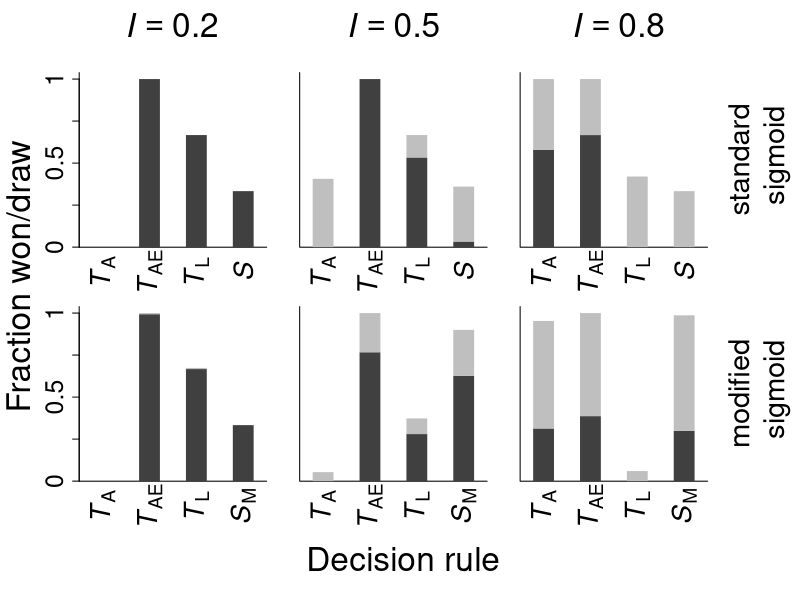

The R source for this figure:
x11(width=10,height=7)

axcex <- 2.25
par(mfrow=c(2,3),oma=c(5,5.5,5,5),mar=c(4,.5,.5,2))

### standard sigmoid
# I=0.2
data <- read.table("sig25_i02_S/data/output.txt",header=T)
x <- data$frac_s1
y <- data$frac_draw

# in the following we calculate the total fraction of won competitions (*1/3, because every strategy participated in 3 competitions)
wins_TL  <- 1/3 * ( sum(x[1:3]) )
wins_TA  <- 1/3 * ( 1-x[1]-y[1] + sum(x[4:5]) )
wins_TAE <- 1/3 * ( 1-x[2]-y[2] + 1-x[4]-y[4] + x[6] )
wins_S   <- 1/3 * ( 1-x[3]-y[3] + 1-x[5]-y[5] + 1-x[6]-y[6] )

draws_TL  <- 1/3 * ( y[1] + y[2] + y[3] )
draws_TA  <- 1/3 * ( y[1] + y[4] + y[5] )
draws_TAE <- 1/3 * ( y[2] + y[4] + y[6] )
draws_S   <- 1/3 * ( y[3] + y[5] + y[6] )

xses_win <- 1:4
plot(1,1,type="n",bty="l",ylim=c(0.038,1),
     xlim=c(0.5,4.5),xlab="",ylab="",xaxt="n",xaxs="i",
     cex.axis=axcex,yaxt="n")
axis(side=2,at=c(0,0.25,0.5,0.75,1),labels=c("0","","0.5","","1"),cex.axis=axcex)
#segments(xses_win,rep(-1,4),xses_win,c(wins_TL,wins_TA,wins_TAE,wins_S),lend=1,lwd=20,col="grey25")
segments(xses_win,rep(-1,4),xses_win,c(wins_TA,wins_TAE,wins_TL,wins_S),lend=1,lwd=20,col="grey25")
segments(xses_win,c(wins_TA,wins_TAE,wins_TL,wins_S),xses_win,c(wins_TA+draws_TA,wins_TAE+draws_TAE,wins_TL+draws_TL,wins_S+draws_S),lend=1,lwd=20,col="grey75")

text(1,-0.15,expression(paste(italic(T)[A])),srt=90,xpd=T,cex=2.5)
text(2,-0.15,expression(paste(italic(T)[AE])),srt=90,xpd=T,cex=2.5)
text(3,-0.15,expression(paste(italic(T)[L])),srt=90,xpd=T,cex=2.5)
text(4,-0.15,expression(paste(italic(S))),srt=90,xpd=T,cex=2.5)

# I=0.5
data <- read.table("sig25_i05_S/data/output.txt",header=T)
x <- data$frac_s1
y <- data$frac_draw

# in the following we calculate the total fraction of won competitions (*1/3, because every strategy participated in 3 competitions)
wins_TL  <- 1/3 * ( sum(x[1:3]) )
wins_TA  <- 1/3 * ( 1-x[1]-y[1] + sum(x[4:5]) )
wins_TAE <- 1/3 * ( 1-x[2]-y[2] + 1-x[4]-y[4] + x[6] )
wins_S   <- 1/3 * ( 1-x[3]-y[3] + 1-x[5]-y[5] + 1-x[6]-y[6] )

draws_TL  <- 1/3 * ( y[1] + y[2] + y[3] )
draws_TA  <- 1/3 * ( y[1] + y[4] + y[5] )
draws_TAE <- 1/3 * ( y[2] + y[4] + y[6] )
draws_S   <- 1/3 * ( y[3] + y[5] + y[6] )

xses_win <- 1:4
plot(1,1,type="n",bty="l",ylim=c(0.038,1),
     xlim=c(0.5,4.5),xlab="",ylab="",xaxt="n",xaxs="i",
     cex.axis=axcex,yaxt="n")
#axis(side=2,at=c(0,0.25,0.5,0.75,1),labels=c("0","","0.5","","1"),cex.axis=axcex)
#segments(xses_win,rep(-1,4),xses_win,c(wins_TL,wins_TA,wins_TAE,wins_S),lend=1,lwd=20,col="grey25")
segments(xses_win,rep(-1,4),xses_win,c(wins_TA,wins_TAE,wins_TL,wins_S),lend=1,lwd=20,col="grey25")
segments(xses_win,c(wins_TA,wins_TAE,wins_TL,wins_S),xses_win,c(wins_TA+draws_TA,wins_TAE+draws_TAE,wins_TL+draws_TL,wins_S+draws_S),lend=1,lwd=20,col="grey75")

text(1,-0.15,expression(paste(italic(T)[A])),srt=90,xpd=T,cex=2.5)
text(2,-0.15,expression(paste(italic(T)[AE])),srt=90,xpd=T,cex=2.5)
text(3,-0.15,expression(paste(italic(T)[L])),srt=90,xpd=T,cex=2.5)
text(4,-0.15,expression(paste(italic(S))),srt=90,xpd=T,cex=2.5)

# I=0.8
data <- read.table("sig25_i08_S/data/output.txt",header=T)
x <- data$frac_s1
y <- data$frac_draw

# in the following we calculate the total fraction of won competitions (*1/3, because every strategy participated in 3 competitions)
wins_TL  <- 1/3 * ( sum(x[1:3]) )
wins_TA  <- 1/3 * ( 1-x[1]-y[1] + sum(x[4:5]) )
wins_TAE <- 1/3 * ( 1-x[2]-y[2] + 1-x[4]-y[4] + x[6] )
wins_S   <- 1/3 * ( 1-x[3]-y[3] + 1-x[5]-y[5] + 1-x[6]-y[6] )

draws_TL  <- 1/3 * ( y[1] + y[2] + y[3] )
draws_TA  <- 1/3 * ( y[1] + y[4] + y[5] )
draws_TAE <- 1/3 * ( y[2] + y[4] + y[6] )
draws_S   <- 1/3 * ( y[3] + y[5] + y[6] )

xses_win <- 1:4
plot(1,1,type="n",bty="l",ylim=c(0.038,1),
     xlim=c(0.5,4.5),xlab="",ylab="",xaxt="n",xaxs="i",
     cex.axis=axcex,yaxt="n")
#axis(side=2,at=c(0,0.25,0.5,0.75,1),labels=c("0","","0.5","","1"),cex.axis=axcex)
#segments(xses_win,rep(-1,4),xses_win,c(wins_TL,wins_TA,wins_TAE,wins_S),lend=1,lwd=20,col="grey25")
segments(xses_win,rep(-1,4),xses_win,c(wins_TA,wins_TAE,wins_TL,wins_S),lend=1,lwd=20,col="grey25")
segments(xses_win,c(wins_TA,wins_TAE,wins_TL,wins_S),xses_win,c(wins_TA+draws_TA,wins_TAE+draws_TAE,wins_TL+draws_TL,wins_S+draws_S),lend=1,lwd=20,col="grey75")

text(1,-0.15,expression(paste(italic(T)[A])),srt=90,xpd=T,cex=2.5)
text(2,-0.15,expression(paste(italic(T)[AE])),srt=90,xpd=T,cex=2.5)
text(3,-0.15,expression(paste(italic(T)[L])),srt=90,xpd=T,cex=2.5)
text(4,-0.15,expression(paste(italic(S))),srt=90,xpd=T,cex=2.5)


### modified sigmoid
# I=0.2
data <- read.table("sig25_i02_Sm/data/output.txt",header=T)
x <- data$frac_s1
y <- data$frac_draw

# in the following we calculate the total fraction of won competitions (*1/3, because every strategy participated in 3 competitions)
wins_TL  <- 1/3 * ( sum(x[1:3]) )
wins_TA  <- 1/3 * ( 1-x[1]-y[1] + sum(x[4:5]) )
wins_TAE <- 1/3 * ( 1-x[2]-y[2] + 1-x[4]-y[4] + x[6] )
wins_S   <- 1/3 * ( 1-x[3]-y[3] + 1-x[5]-y[5] + 1-x[6]-y[6] )

draws_TL  <- 1/3 * ( y[1] + y[2] + y[3] )
draws_TA  <- 1/3 * ( y[1] + y[4] + y[5] )
draws_TAE <- 1/3 * ( y[2] + y[4] + y[6] )
draws_S   <- 1/3 * ( y[3] + y[5] + y[6] )

xses_win <- 1:4
plot(1,1,type="n",bty="l",ylim=c(0.038,1),
     xlim=c(0.5,4.5),xlab="",ylab="",xaxt="n",xaxs="i",
     cex.axis=axcex,yaxt="n")
axis(side=2,at=c(0,0.25,0.5,0.75,1),labels=c("0","","0.5","","1"),cex.axis=axcex)
#segments(xses_win,rep(-1,4),xses_win,c(wins_TL,wins_TA,wins_TAE,wins_S),lend=1,lwd=20,col="grey25")
segments(xses_win,rep(-1,4),xses_win,c(wins_TA,wins_TAE,wins_TL,wins_S),lend=1,lwd=20,col="grey25")
segments(xses_win,c(wins_TA,wins_TAE,wins_TL,wins_S),xses_win,c(wins_TA+draws_TA,wins_TAE+draws_TAE,wins_TL+draws_TL,wins_S+draws_S),lend=1,lwd=20,col="grey75")

text(1,-0.15,expression(paste(italic(T)[A])),srt=90,xpd=T,cex=2.5)
text(2,-0.15,expression(paste(italic(T)[AE])),srt=90,xpd=T,cex=2.5)
text(3,-0.15,expression(paste(italic(T)[L])),srt=90,xpd=T,cex=2.5)
text(4,-0.15,expression(paste(italic(S)[M])),srt=90,xpd=T,cex=2.5)

# I=0.5
data <- read.table("sig25_i05_Sm/data/output.txt",header=T)
x <- data$frac_s1
y <- data$frac_draw

# in the following we calculate the total fraction of won competitions (*1/3, because every strategy participated in 3 competitions)
wins_TL  <- 1/3 * ( sum(x[1:3]) )
wins_TA  <- 1/3 * ( 1-x[1]-y[1] + sum(x[4:5]) )
wins_TAE <- 1/3 * ( 1-x[2]-y[2] + 1-x[4]-y[4] + x[6] )
wins_S   <- 1/3 * ( 1-x[3]-y[3] + 1-x[5]-y[5] + 1-x[6]-y[6] )

draws_TL  <- 1/3 * ( y[1] + y[2] + y[3] )
draws_TA  <- 1/3 * ( y[1] + y[4] + y[5] )
draws_TAE <- 1/3 * ( y[2] + y[4] + y[6] )
draws_S   <- 1/3 * ( y[3] + y[5] + y[6] )

xses_win <- 1:4
plot(1,1,type="n",bty="l",ylim=c(0.038,1),
     xlim=c(0.5,4.5),xlab="",ylab="",xaxt="n",xaxs="i",
     cex.axis=axcex,yaxt="n")
#axis(side=2,at=c(0,0.25,0.5,0.75,1),labels=c("0","","0.5","","1"),cex.axis=axcex)
#segments(xses_win,rep(-1,4),xses_win,c(wins_TL,wins_TA,wins_TAE,wins_S),lend=1,lwd=20,col="grey25")
segments(xses_win,rep(-1,4),xses_win,c(wins_TA,wins_TAE,wins_TL,wins_S),lend=1,lwd=20,col="grey25")
segments(xses_win,c(wins_TA,wins_TAE,wins_TL,wins_S),xses_win,c(wins_TA+draws_TA,wins_TAE+draws_TAE,wins_TL+draws_TL,wins_S+draws_S),lend=1,lwd=20,col="grey75")

text(1,-0.15,expression(paste(italic(T)[A])),srt=90,xpd=T,cex=2.5)
text(2,-0.15,expression(paste(italic(T)[AE])),srt=90,xpd=T,cex=2.5)
text(3,-0.15,expression(paste(italic(T)[L])),srt=90,xpd=T,cex=2.5)
text(4,-0.15,expression(paste(italic(S)[M])),srt=90,xpd=T,cex=2.5)

# I=0.8
data <- read.table("sig25_i08_Sm/data/output.txt",header=T)
x <- data$frac_s1
y <- data$frac_draw

# in the following we calculate the total fraction of won competitions (*1/3, because every strategy participated in 3 competitions)
wins_TL  <- 1/3 * ( sum(x[1:3]) )
wins_TA  <- 1/3 * ( 1-x[1]-y[1] + sum(x[4:5]) )
wins_TAE <- 1/3 * ( 1-x[2]-y[2] + 1-x[4]-y[4] + x[6] )
wins_S   <- 1/3 * ( 1-x[3]-y[3] + 1-x[5]-y[5] + 1-x[6]-y[6] )

draws_TL  <- 1/3 * ( y[1] + y[2] + y[3] )
draws_TA  <- 1/3 * ( y[1] + y[4] + y[5] )
draws_TAE <- 1/3 * ( y[2] + y[4] + y[6] )
draws_S   <- 1/3 * ( y[3] + y[5] + y[6] )

xses_win <- 1:4
plot(1,1,type="n",bty="l",ylim=c(0.038,1),
     xlim=c(0.5,4.5),xlab="",ylab="",xaxt="n",xaxs="i",
     cex.axis=axcex,yaxt="n")
#axis(side=2,at=c(0,0.25,0.5,0.75,1),labels=c("0","","0.5","","1"),cex.axis=axcex)
#segments(xses_win,rep(-1,4),xses_win,c(wins_TL,wins_TA,wins_TAE,wins_S),lend=1,lwd=20,col="grey25")
segments(xses_win,rep(-1,4),xses_win,c(wins_TA,wins_TAE,wins_TL,wins_S),lend=1,lwd=20,col="grey25")
segments(xses_win,c(wins_TA,wins_TAE,wins_TL,wins_S),xses_win,c(wins_TA+draws_TA,wins_TAE+draws_TAE,wins_TL+draws_TL,wins_S+draws_S),lend=1,lwd=20,col="grey75")

text(1,-0.15,expression(paste(italic(T)[A])),srt=90,xpd=T,cex=2.5)
text(2,-0.15,expression(paste(italic(T)[AE])),srt=90,xpd=T,cex=2.5)
text(3,-0.15,expression(paste(italic(T)[L])),srt=90,xpd=T,cex=2.5)
text(4,-0.15,expression(paste(italic(S)[M])),srt=90,xpd=T,cex=2.5)


mtext(at=0.5,side=1,line=2,outer=T,cex=2,"Decision rule")
mtext(side=4,outer=T,line=3,cex=1.75,at=0.8,"standard\n sigmoid")
mtext(side=4,outer=T,line=3,cex=1.75,at=0.3,"modified\n sigmoid")
mtext(at=0.55,side=2,line=3,outer=T,cex=2,"Fraction won/draw")
mtext(at=0.485,side=3,line=2,outer=T,expression(italic(I)==0.5),cex=2)
mtext(at=0.825,side=3,line=2,outer=T,expression(italic(I)==0.8),cex=2)
mtext(at=0.15,side=3,line=2,outer=T,expression(italic(I==0.2)),cex=2)

dev.copy2eps(file="figure_A1.eps",title="Poethke et al. | Figure A1")
